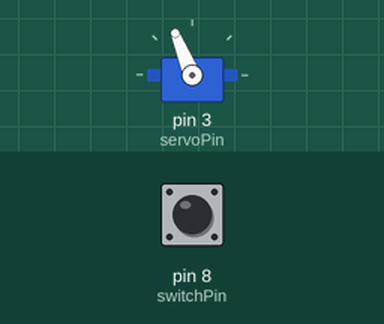
The sketch below on a simulated Arduino Uno, built with avr-gcc and run on an emulated ATmega328P. Parts: servo. The inputs (shaded band) are chosen by the test bench; at power-on: pin 8 (switchPin) HIGH.

Above: at 1.2 s.
1.3 s: pin 8 (switchPin) pulled LOW for 0.15 s
At 1.37 s:
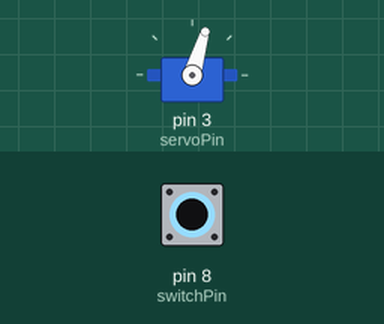
2.9 s: pin 8 (switchPin) pulled LOW for 3.2 s
At 7.3 s:
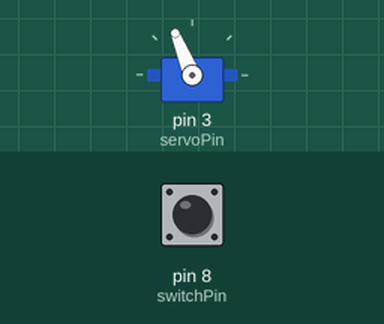
Timing chart, 0 to 8.8 s (numbered marks = the images above; inputs shaded):
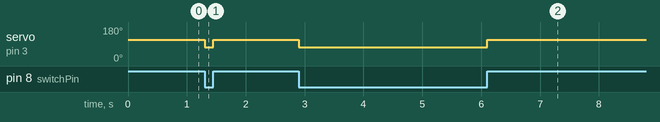

Measured:
- after the input at 1.3 s, servo on pin 3 (servoPin): 112° → 73° at once, → 112° 0.15 s later
- after the input at 2.9 s, servo on pin 3 (servoPin): 112° → 73° at once, → 112° 3.2 s later

The sketch:

MVA_Robotics_Module02_Demo01.ino
```cpp
#include <Wire.h>;
#include <Servo.h>;

int servoPin;

int servoStop;
int servoSpeed;

int switchPin;

Servo myServo;

void setup()
{
	// program the servo motor
	servoPin = 3;
	myServo.attach(servoPin);

	servoStop = 1500;
	servoSpeed = servoStop;
	myServo.writeMicroseconds(servoSpeed);

	// program a switch
	switchPin = 8;
	pinMode(switchPin, INPUT);
	digitalWrite(switchPin, HIGH);			// use the internal resister in the Arduino to hold the Pin HIGH

}

void loop()
{
	int speedIncrement;

	// controlling the servo without a switch installed, specify values for speedIncrement
	//speedIncrement = 200;
	//moveServo(speedIncrement);
	//delay(5000);
	//speedIncrement = -200;
	//moveServo(speedIncrement);
	//delay(5000);


	// controlling the servo with the switch installed, set speedIncrement based on the state of the switch
	speedIncrement = readSwitch();
	moveServo(speedIncrement);
}

void moveServo(int mySpeedIncr)
{
	myServo.writeMicroseconds(servoStop + mySpeedIncr);

}

int readSwitch()
{
	int pinReading;
	pinReading = digitalRead(switchPin);

	if (pinReading == HIGH)
	{
		return 200;
	}
	else
	{
		return -200;
	}
}
```
